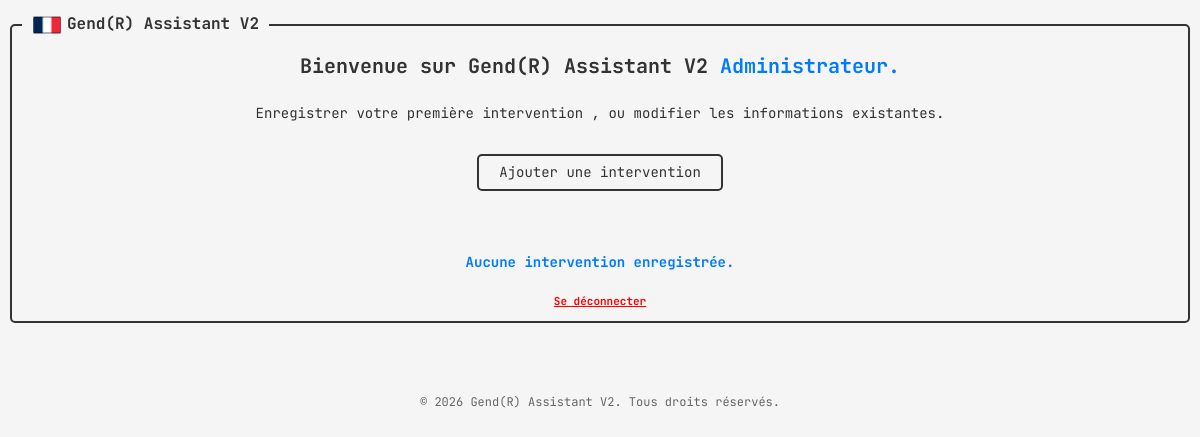
Before: /homepage (signed in) with the older database file.
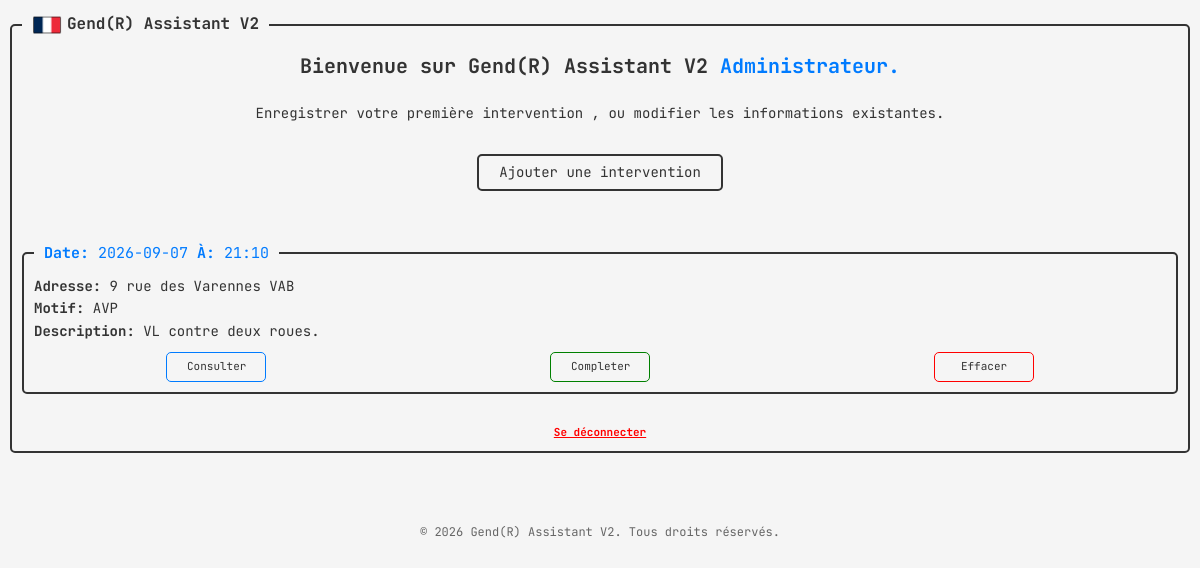
After: the same page with the newer database file.
### tables this page shows
CREATE TABLE interventions (
                id INTEGER PRIMARY KEY AUTOINCREMENT,
                username TEXT NOT NULL,
                date TEXT NOT NULL,
                hour TEXT NOT NULL,
                location TEXT NOT NULL,
                type TEXT NOT NULL,
                description TEXT NOT NULL,
                arrived TEXT,
                cr TEXT,
                endhour TEXT
                );

### app.py (the view)
@app.route('/homepage')
def homepage():
    if 'username' in session:
        username = session['username']
        current_interventions = db_handler.get_user_interventions(username)
        if 'success' in request.args:
            return render_template('homepage.html', interventions=current_interventions, success=request.args.get('success'))
        elif 'error' in request.args:
            return render_template('homepage.html', interventions=current_interventions, error=request.args.get('error'))
        else:
            return render_template('homepage.html', interventions=current_interventions)
    else:
        return redirect(url_for('login'))

### database_handler.py (called while the page is built)
    def get_user_interventions(self, username):
        conn = sqlite3.connect('database.db')
        cursor = conn.cursor()
        cursor.execute("SELECT * FROM interventions WHERE username = ? ORDER BY date DESC, hour DESC", (username,))
        interventions = cursor.fetchall()
        conn.close()
        return interventions

### templates/homepage.html (shortened to what this page needs)
{% extends "base.html" %}
{% block content %}
    <div class="title">
        <h3>Bienvenue sur Gend(R) Assistant V2 <strong>{{ session.get('username') }}.</strong></h3>
        <p>Enregistrer votre première intervention , ou modifier les informations existantes.</p>
    </div>
    <a href="{{ url_for('add_intervention') }}" class="add-intervention">Ajouter une intervention</a>
    <div class="intervention-container">
        {% if interventions %}
            {% for intervention in interventions %}
                <div class="intervention-card">
                    <fieldset>
                        <legend><strong>Date:</strong> {{intervention[2]}} <strong>À:</strong> {{intervention[3]}}</legend>
                        <p><strong>Adresse:</strong> {{intervention[4]}}</p>
                        <p><strong>Motif:</strong> {{intervention[5]}}</p>
                        <p><strong>Description:</strong> {{intervention[6]}}</p>
                        <div class="buttons">
                            <a href="" class="consult">Consulter</a>
                            <a href="{{ url_for('complete', current_inter=intervention) }}" class="complete">Completer</a>
                            <a href="{{ url_for('delete_page', intervention_id=intervention[0]) }}" class="erase">Effacer</a>
                        </div>
                    </fieldset>
                </div>
            {% endfor %}
        {% else %}
            <p class="no-interventions">Aucune intervention enregistrée.</p>
        {% endif %}
    </div>
    <a href="{{ url_for('disconnect') }}" class="disconnect">Se déconnecter</a>
{% endblock %}

### templates/base.html (shortened to what this page needs)
<!DOCTYPE html>
<html lang="fr">
<head>
    <link rel="stylesheet" href="{{ url_for('static', filename='css/base.css') }}">
    <link rel="stylesheet" href="{{ url_for('static', filename='css/index.css') }}">
    <link rel="stylesheet" href="{{ url_for('static', filename='css/register.css') }}">
    <link rel="stylesheet" href="{{ url_for('static', filename='css/login.css') }}">
    <link rel="stylesheet" href="{{ url_for('static', filename='css/homepage.css') }}">
    <link rel="stylesheet" href="{{ url_for('static', filename='css/add_intervention.css') }}">
    <link rel="stylesheet" href="{{ url_for('static', filename='css/complete_page.css') }}">
</head>
<body>
    <fieldset>
        <legend class="base"><img src="{{ url_for('static', filename='img/france.png') }}" alt="france">Gend(R) Assistant V2</legend>
        {% block content %}{% endblock %}
    </fieldset>
    <div class="spacer"></div>
    <footer>
        <p>&copy; 2026 Gend(R) Assistant V2. Tous droits réservés.</p>
    </footer>
</body>
</html>

### static/css/base.css (style rules this page uses)
* { box-sizing: border-box; margin: 0; padding: 0; }
body { font-family: "JetBrains Mono", monospace; background-color: #f5f5f5; color: #333; line-height: 1.6; padding: 0; }
fieldset { display: flex; flex-direction: column; border: 2px solid #333; padding: 10px; border-radius: 5px; margin: 10px; height: calc(100% - 20px); min-height: calc(100% - 20px); overflow-y: auto; }
.base { font-weight: bold; padding: 0 10px; }
.base img { width: 30px; height: 30px; vertical-align: middle; margin-right: 5px; }
.title { display: flex; flex: 1; flex-direction: column; align-items: center; justify-content: center; text-align: center; }
.title h3 { font-size: 20px; margin-bottom: 20px; }
.title p { font-size: 14px; margin-bottom: 10px; }
.spacer { height: 50px; }
footer { width: 100%; text-align: center; font-size: 12px; color: #666; padding: 10px 0; }

### static/css/index.css (style rules this page uses)
.buttons { display: flex; justify-content: center; gap: 20px; margin: 200px auto; }
.buttons a { padding: 5px 20px; font-size: 16px; border: 2px solid #333; border-radius: 5px; cursor: pointer; font-size: 14px; text-decoration: none; color: #333; transition: border-color 0.5s, color 0.5s; }

### static/css/homepage.css (style rules this page uses)
.title h3 strong { color: #007BFF; }
.add-intervention { margin: 20px auto; padding: 5px 20px; font-size: 16px; border: 2px solid #333; border-radius: 5px; cursor: pointer; font-size: 14px; text-decoration: none; color: #333; transition: border-color 0.5s, color 0.5s; }
.intervention-container { display: flex; flex-direction: column; margin-top: 20px; font-size: 14px; }
.intervention-card fieldset { margin: 10px auto; border: 2px solid #333; }
.intervention-card fieldset legend { padding: 0 10px; color: #007BFF; font-size: 15px; }
.intervention-card .buttons { display: flex; flex-direction: row; justify-content: space-around; margin: 10px 0 0 0; }
.intervention-card .buttons a { font-size: 11px; width: 100px; text-align: center; border: 1px solid #333; }
.intervention-card .buttons .consult { border: 1px solid #007BFF; }
.intervention-card .buttons .complete { border: 1px solid green; }
.intervention-card .buttons .erase { border: 1px solid red; }
.disconnect { text-align: center; font-size: 11px; font-weight: bold; margin-top: 20px; color: red; }

Changed rows visible on the page:
added interventions: get "Administrateur", date "2026-09-07", hour "21:10", location "9 rue des Varennes VAB", type "AVP", description "VL contre deux roues."
Other visible differences:
{{ session.get('username') }}: "Administrateur" → (not shown)
text no longer shown: "Aucune intervention enregistrée."
